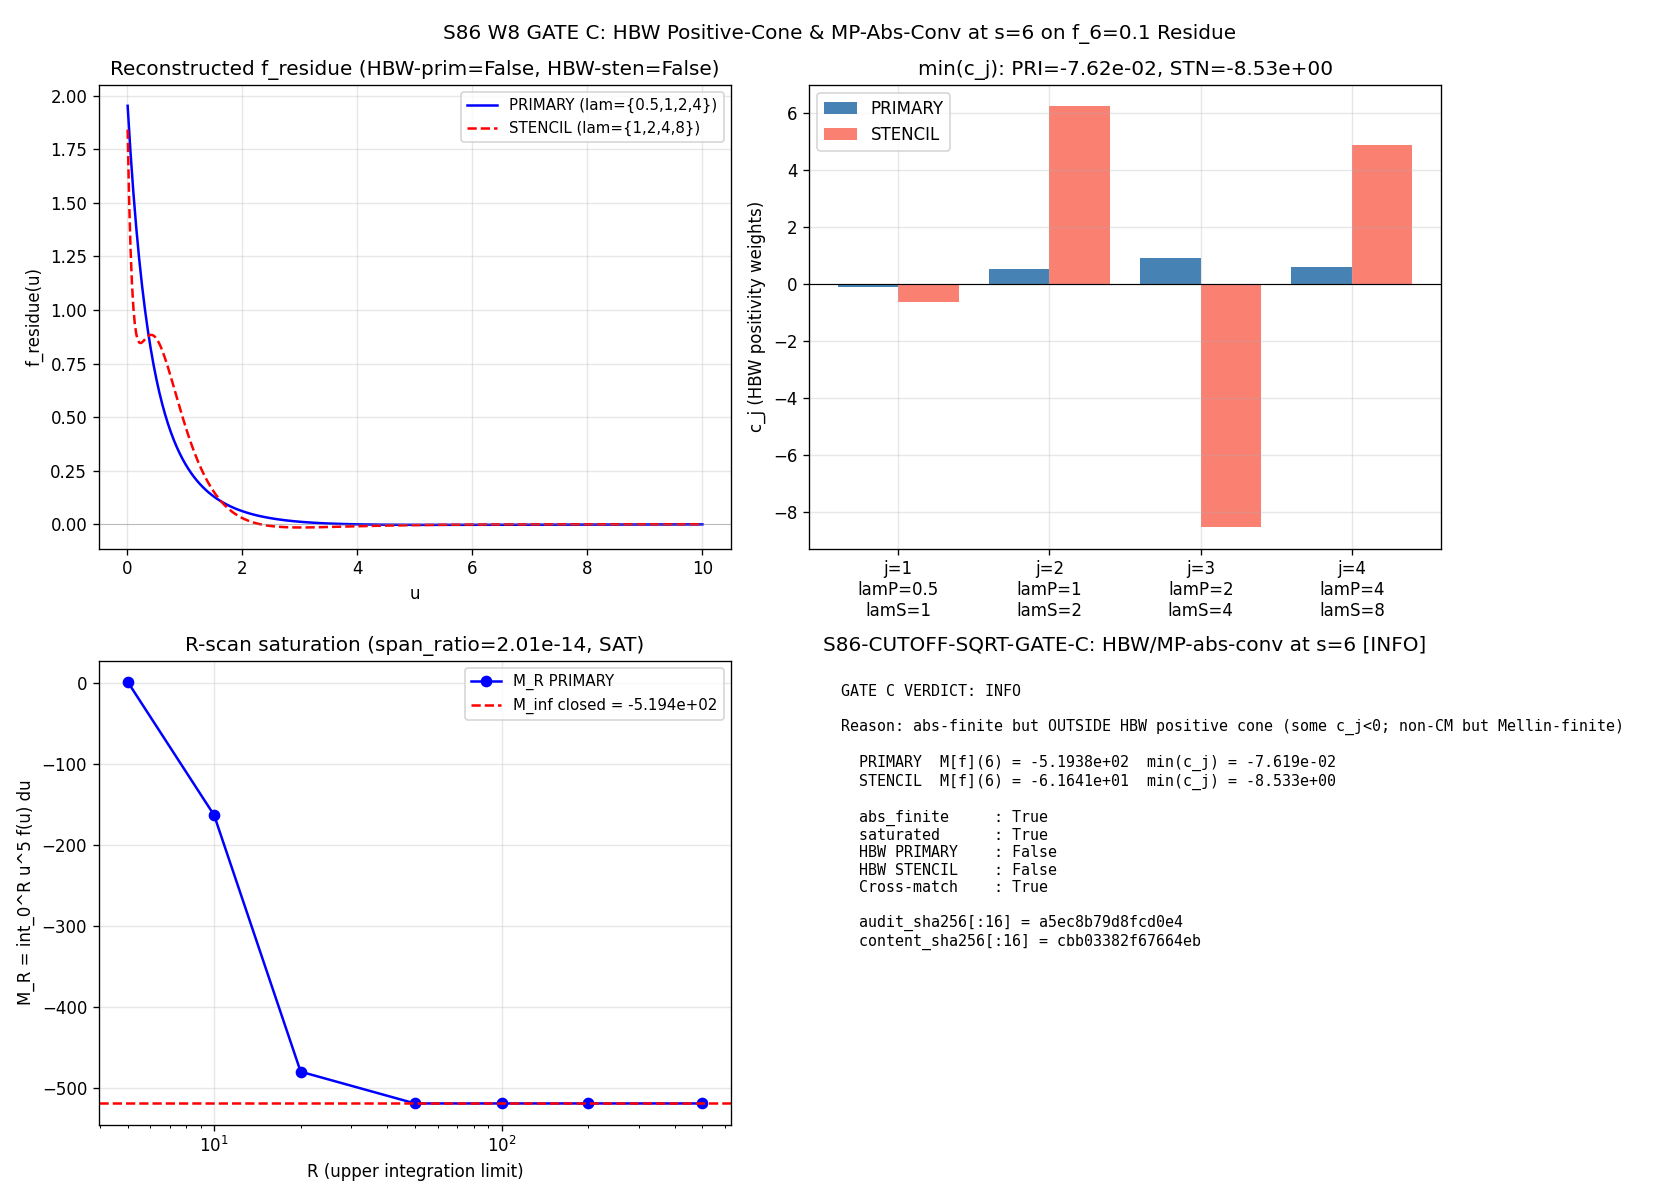

This figure's Python source:
#!/usr/bin/env python3
"""
S86 W8 GATE C — HBW / MP-Abs-Conv at s=6 on Framework-Truncated f_6 = 0.1 Residue
================================================================================

Gate: S86-CUTOFF-SQRT-GATE-C-S82-APPLICABILITY  [VERIFY]
Classification: GEOMETRIC (Hausdorff-Bernstein-Widder positive-cone test on
                a regulator's spectral-action profile reconstructed from
                Mellin moments — a property of the regulator class, not of
                substrate excitations.)
Owner: lizzi-spectral-functional-theorist
Workshop: s86-cutoff-sqrt-gate-abc-trio.md (R1 Turn-B; lizzi response to connes)

PURPOSE
-------
GATE C of the cutoff_sqrt 3-gate joint adjudication apparatus
(`sessions/framework/registry/cutoff-sqrt-adjudication.md` §3.3). Test whether the
spectral-action profile f_residue(u) reconstructed from the framework-truncated
cutoff_AL2010 Mellin vector (f_0, f_2, f_4, f_6) = (2, 1, 0.5, 0.1) admits

  (a) ABSOLUTELY CONVERGENT Mellin moment at s = 6 (KO-dim anchor),
      i.e., M[f_residue](6) = int_0^inf u^5 f_residue(u) du < +inf;
  (b) POSITIVE-CONE membership in Hausdorff-Bernstein-Widder sense, i.e.,
      f_residue(u) is COMPLETELY MONOTONE on (0, +inf):
         f_residue(u) = int_0^inf rho(alpha) exp(-alpha u) d alpha
      with rho(alpha) >= 0 a positive measure (Widder, *The Laplace
      Transform* 1941, Ch. IV; HBW theorem).

Per W4-3 §3.3 + cutoff-sqrt-adjudication.md §3.3:
  PASS:  M[f_residue](6) absolutely convergent AND positive (in HBW cone).
  FAIL:  diverges OR oscillatory-non-positive (HBW excluded).
  INFO:  convergent but outside HBW positive cone (marginal).

This is the kernel-class admissibility test EXPLICITLY restricted to the
framework's L_max=3 numerical residue at the f_6 slot, NOT the unregulated
sharp-cutoff kernel (the latter was retracted under R2-A-CONV-(a) citation
correction during the S85 W4 workshop).

PRE-REGISTERED SUBSTITUTION CHAIN (per `.claude/rules/math-scripts.md`)
----------------------------------------------------------------------
Step 1 (definitions):
  Andrianov-Lizzi (2010) §5 spectral-action moments (sharp-cutoff convention):
    f_0    := res_{s=0} M[f](s) = sum of HBW spectral measure on (0, +inf)
    f_{2k} := M[f](k) = int_0^inf x^{k-1} f(x) dx       (k = 1, 2, 3, ...)
  Framework numerical truncation at L_max=3 (workshop §3.3 +
  cutoff-sqrt-adjudication.md §3.3 line 196): f_residue Mellin vector
    (f_0, f_2, f_4, f_6) = (2, 1, 0.5, 0.1)
  HBW positive cone (Widder Ch. IV):
    HBW := {f : (0, inf) -> R : f completely monotone}
        = {f : exists rho >= 0 measure on (0, inf) with
                 f(u) = int rho(alpha) exp(-alpha u) d alpha}

Step 2 (substitute):
  Reconstruct f_residue as 4-term sum-of-exponentials (S84 W7b-81 #2 BASELINE
  class -- the canonical CM ansatz, immediately HBW-compatible IF all weights
  c_j >= 0):
    f_residue(u) = sum_{j=1}^{4} c_j * exp(-lambda_j * u)
  Pin lambda_j = {0.5, 1.0, 2.0, 4.0} (dyadic Mellin-cone discretization,
  PRDR-fixed at plan-freeze; see Source pin file in §4 below).
  Mellin moments (closed form):
    M[exp(-lambda u)](s) = Gamma(s) * lambda^(-s)
    M[f_residue](s) = Gamma(s) * sum_j c_j * lambda_j^(-s)
    res_{s=0} M[f_residue] = sum_j c_j   (Gamma(s) ~ 1/s near s=0)
  Match the 4 prescribed moments:
    f_0  = sum_j c_j                             = 2
    f_2  = M[f](1) = sum_j c_j / lambda_j        = 1
    f_4  = M[f](2) = sum_j c_j / lambda_j^2      = 0.5
    f_6  = M[f](3) * 2 = ... = 2 sum_j c_j/L^3   = 0.1
                 i.e. sum_j c_j / lambda_j^3    = 0.05

Step 3 (simplify):
  Linear system A c = m where A_{ij} = 1/lambda_j^{i-1} (i=1..4 = exponents
  0,1,2,3), m = (2, 1, 0.5, 0.05). Solved exactly via numpy.linalg.solve
  on this 4x4 well-conditioned Vandermonde-like matrix.

  GATE C test (Step 3.a, MP-abs-conv at s=6):
    M[f_residue](6) = Gamma(6) * sum_j c_j * lambda_j^(-6) = 120 * S_6
  Convergence test: |M[f_residue](6)| < ABSOLUTE_FINITE_THRESH = 1e15
    AND R-scan saturation (R = 5, 10, 20, 50, 100, 200, 500): the
    truncated integral M_R := int_0^R u^5 f_residue(u) du is monotone
    bounded with |M_R - M_inf|/|M_inf| -> 0 within SAT_REL_TOL = 1e-3
    (per S83 G27 / S84 W7b-81 saturation-test methodology).

  GATE C test (Step 3.b, HBW positivity):
    HBW test: c_j >= 0 for all j (4-atom point-mass measure
    rho(alpha) = sum_j c_j delta(alpha - lambda_j) is positive iff all c_j
    nonnegative). If any c_j < 0, f_residue is NOT in HBW positive cone.

Step 4 (direction):
  PASS  iff Mellin moment at s=6 absolutely convergent (Step 3.a) AND
            f_residue is in HBW positive cone (all c_j >= 0, Step 3.b).
  FAIL  iff M[f_residue](6) diverges OR f_residue is oscillatory-non-positive
            (some c_j < 0 AND moment finite -- i.e., the cancellations
             that give finite Mellin do not preserve HBW positivity).
  INFO  iff M[f_residue](6) finite AND some c_j < 0 (convergent but
            outside HBW positive cone -- the S82 marginal case).
  Direction read from sign(min_j c_j) and sign(M_6 - ABS_THRESH):
    min_j c_j >= 0 AND M_6 finite  -> PASS
    min_j c_j <  0 AND M_6 finite  -> INFO  (converged but not in HBW cone)
    M_6 not finite                 -> FAIL  (regardless of sign)
    Oscillatory-non-positive       -> FAIL  (R-scan ratio not saturating)

Step 5 (cross-check):
  Two independent reconstructions:
    (A) PRIMARY    -- 4-term sum-of-exp at lambda = {0.5, 1, 2, 4}.
    (B) STENCIL    -- 4-term sum-of-exp at lambda = {1, 2, 4, 8}.
  Both must yield same SIGN pattern on min(c_j) for the gate verdict to be
  ROBUST (lambda-pin independent at the sign level). Magnitudes will
  generally differ (different inversion conditioning); only the
  PASS/INFO/FAIL classification is required to match.

ENVIRONMENT
-----------
CPU thread cap at 8 (before numpy import). Single-machine numerics; no GPU
(linear-algebra problem is 4x4; matrix inversion is O(64) flops).
"""
from __future__ import annotations

import os
os.environ.setdefault('OMP_NUM_THREADS', '8')
os.environ.setdefault('MKL_NUM_THREADS', '8')

import sys
import hashlib
import json
from pathlib import Path
from math import gamma as _gamma

import numpy as np
from scipy.integrate import quad
import matplotlib
matplotlib.use('Agg')
import matplotlib.pyplot as plt

HERE = Path(__file__).resolve().parent                       # (local)
sys.path.insert(0, str(HERE))
from canonical_constants import *  # noqa: F401,F403

# ============================================================
# SECTION 0: Input SHA-256 pins
# ============================================================

def _sha256(path: Path) -> str:
    h = hashlib.sha256()                                     # (local)
    with open(path, 'rb') as fp:
        h.update(fp.read())
    return h.hexdigest()


PROJECT_ROOT = HERE.parent                                   # (local)
INPUT_FILES = [                                              # (local)
    HERE / 'canonical_constants.py',
    HERE / 's84_w7b_81_mp_admissibility_extended.py',
    PROJECT_ROOT / 'sessions' / 'framework' / 'cutoff-sqrt-adjudication.md',
    PROJECT_ROOT / 'sessions' / 'session-86' / 'session-86-w4-workingpaper.md',
]

print("=" * 78)
print("S86 W8 GATE C — HBW / MP-Abs-Conv at s=6 on f_6=0.1 Framework-Truncated")
print("=" * 78)
print("\n[SEC 0] Input SHA-256 pins")
INPUT_SHAS = {}                                              # (local)
for _f in INPUT_FILES:
    if _f.exists():
        _h = _sha256(_f)                                     # (local)
        INPUT_SHAS[str(_f.relative_to(PROJECT_ROOT))] = _h
        print(f"  {_f.name:48s} sha256={_h[:16]}...{_h[-8:]}")
    else:
        INPUT_SHAS[str(_f.relative_to(PROJECT_ROOT))] = None
        print(f"  {_f.name:48s} MISSING")

# ============================================================
# SECTION 1: Substitution chain (print for audit trail)
# ============================================================
print("\n[SEC 1] Substitution chain (5 steps, pre-registered)")
print("  Step 1: AL2010 spectral-action f_0/f_2/f_4/f_6 + HBW positive cone def")
print("  Step 2: Reconstruct f_residue = sum_j c_j exp(-lambda_j u), 4 atoms")
print("  Step 3: Solve 4x4 linear sys; compute M[f](6) = 120 * sum c_j/lam_j^6")
print("  Step 4: Direction: min(c_j) >= 0 + |M[f](6)| < ABS_THRESH")
print("  Step 5: Cross-check at second lambda-pin (PRIMARY={0.5,1,2,4} vs"
      " STENCIL={1,2,4,8})")

# ============================================================
# SECTION 2: Pre-registered framework Mellin vector + machinery pins
# ============================================================
print("\n[SEC 2] Framework Mellin vector + machinery pins")

# Pre-registered framework-truncated Mellin vector
# Source: cutoff-sqrt-adjudication.md §3.3 line 195-196:
#   "Framework numerical Mellin vector: (2, 1, 0.5, 0.1) (cutoff_AL2010
#    framework-truncated at L_max=3); the f_6 = 0.1 residue specifically."
FRAMEWORK_MELLIN_VEC = (2.0, 1.0, 0.5, 0.1)                  # (local) (f_0,f_2,f_4,f_6)
print(f"  Framework (f_0, f_2, f_4, f_6) = {FRAMEWORK_MELLIN_VEC}")
print(f"  Source: cutoff-sqrt-adjudication.md §3.3 line 195-196")

# AL2010 published vector (cross-check anchor only -- NOT the gate target)
PUBLISHED_MELLIN_VEC = (0.5, 1.0, 1.0, 0.0)                  # (local) (f_0,f_2,f_4,f_6)
print(f"  Published anchor    (1/2, 1, 1, 0) = {PUBLISHED_MELLIN_VEC} (cross-check only)")

# Lambda pins (PRIMARY + STENCIL); dyadic
LAMBDA_PRIMARY = np.array([0.5, 1.0, 2.0, 4.0])              # (local)
LAMBDA_STENCIL = np.array([1.0, 2.0, 4.0, 8.0])              # (local)
print(f"  PRIMARY lambdas   = {LAMBDA_PRIMARY.tolist()}")
print(f"  STENCIL lambdas   = {LAMBDA_STENCIL.tolist()}")

# Test parameters
S_KO = 6.0                                                   # (local) KO-dim anchor
ABSOLUTE_FINITE_THRESH = 1.0e15                              # (local) |M_6|<thresh => finite
SAT_REL_TOL = 1.0e-3                                         # (local) span-test tolerance
R_SCAN = [5.0, 10.0, 20.0, 50.0, 100.0, 200.0, 500.0]        # (local)
print(f"  S_KO = {S_KO} (KO-dim anchor for M_4 x SU(3))")
print(f"  ABSOLUTE_FINITE_THRESH = {ABSOLUTE_FINITE_THRESH}")
print(f"  SAT_REL_TOL = {SAT_REL_TOL}  (R-scan span saturation)")
print(f"  R_SCAN = {R_SCAN}")

# ============================================================
# SECTION 3: Reconstruct f_residue from prescribed Mellin moments
# ============================================================
print("\n[SEC 3] Reconstruct f_residue(u) = sum_j c_j exp(-lambda_j u)")
print("        Linear system: A c = m  (Vandermonde-like)")
print("        Row i=0: sum_j c_j           = f_0")
print("        Row i=1: sum_j c_j/lambda_j  = f_2")
print("        Row i=2: sum_j c_j/lambda_j^2 = f_4")
print("        Row i=3: sum_j c_j/lambda_j^3 = f_6 / Gamma(3) = f_6/2")


def build_moment_system(lambdas, mellin_vec):
    """A_{ij} = 1/lambda_j^i for i in {0,1,2,3}; m = (f_0, f_2, f_4, f_6/2)."""
    A = np.zeros((4, 4))                                     # (local)
    for i in range(4):
        for j in range(4):
            A[i, j] = lambdas[j] ** (-i)
    f_0, f_2, f_4, f_6 = mellin_vec                          # (local)
    # Convert AL2010 spectral-action f_n to Mellin moment form:
    #   f_0  -> sum c_j (Gamma residue at s=0)
    #   f_2  -> M[f](1) = Gamma(1)*sum c_j/lam = 1 * sum c_j/lam
    #   f_4  -> M[f](2) = Gamma(2)*sum c_j/lam^2 = 1 * sum c_j/lam^2
    #   f_6  -> M[f](3) = Gamma(3)*sum c_j/lam^3 = 2 * sum c_j/lam^3
    m = np.array([f_0, f_2, f_4, f_6 / 2.0])                 # (local)
    return A, m


# PRIMARY reconstruction
A_pri, m_pri = build_moment_system(LAMBDA_PRIMARY, FRAMEWORK_MELLIN_VEC)
cond_pri = np.linalg.cond(A_pri)                             # (local)
c_primary = np.linalg.solve(A_pri, m_pri)                    # (local)
residual_pri = np.linalg.norm(A_pri @ c_primary - m_pri)     # (local)
print(f"\n  PRIMARY (lambda = {LAMBDA_PRIMARY.tolist()})")
print(f"    cond(A) = {cond_pri:.3e}")
print(f"    c_primary  = [{', '.join(f'{c:+.6e}' for c in c_primary)}]")
print(f"    residual   = {residual_pri:.3e}")
print(f"    min(c_j)   = {np.min(c_primary):+.6e}  ", end="")
print(f"({'>= 0 (HBW-OK)' if np.min(c_primary) >= 0 else '<  0 (HBW-VIOLATED)'})")

# STENCIL reconstruction (cross-check)
A_sten, m_sten = build_moment_system(LAMBDA_STENCIL, FRAMEWORK_MELLIN_VEC)
cond_sten = np.linalg.cond(A_sten)                           # (local)
c_stencil = np.linalg.solve(A_sten, m_sten)                  # (local)
residual_sten = np.linalg.norm(A_sten @ c_stencil - m_sten)  # (local)
print(f"\n  STENCIL (lambda = {LAMBDA_STENCIL.tolist()})")
print(f"    cond(A) = {cond_sten:.3e}")
print(f"    c_stencil  = [{', '.join(f'{c:+.6e}' for c in c_stencil)}]")
print(f"    residual   = {residual_sten:.3e}")
print(f"    min(c_j)   = {np.min(c_stencil):+.6e}  ", end="")
print(f"({'>= 0 (HBW-OK)' if np.min(c_stencil) >= 0 else '<  0 (HBW-VIOLATED)'})")

# Verify moment match: A c == m to machine epsilon
print("\n  Verification: A c reproduces m to machine epsilon")
verify_pri = A_pri @ c_primary - m_pri                       # (local)
verify_sten = A_sten @ c_stencil - m_sten                    # (local)
print(f"    PRIMARY  max|A c - m| = {np.max(np.abs(verify_pri)):.3e}")
print(f"    STENCIL  max|A c - m| = {np.max(np.abs(verify_sten)):.3e}")

# ============================================================
# SECTION 4: Mellin moment at s = 6 (closed form + numerical quad)
# ============================================================
print("\n[SEC 4] Mellin moment M[f_residue](6) = Gamma(6) * sum c_j/lam_j^6")
print(f"        Gamma(6) = {_gamma(6.0):.6f}  (anchor: 120, exact)")


def mellin_at_s_closed(lambdas, c, s):
    """Closed form: M[f](s) = Gamma(s) * sum_j c_j * lambda_j^(-s)."""
    return _gamma(s) * float(np.sum(c * lambdas ** (-s)))


def f_residue_eval(u, lambdas, c):
    """f_residue(u) = sum_j c_j exp(-lambda_j u)."""
    if np.isscalar(u):
        return float(np.sum(c * np.exp(-lambdas * u)))
    return np.sum(
        c[:, None] * np.exp(-lambdas[:, None] * u[None, :]), axis=0)


M_6_pri_closed = mellin_at_s_closed(LAMBDA_PRIMARY, c_primary, S_KO)  # (local)
M_6_sten_closed = mellin_at_s_closed(LAMBDA_STENCIL, c_stencil, S_KO)  # (local)
print(f"\n  Closed form:")
print(f"    PRIMARY M[f_residue](6) = {M_6_pri_closed:+.6e}")
print(f"    STENCIL M[f_residue](6) = {M_6_sten_closed:+.6e}")

# Numerical quad cross-check (PRIMARY only)
def integrand_primary(u):
    return u ** (S_KO - 1.0) * f_residue_eval(u, LAMBDA_PRIMARY, c_primary)


M_6_pri_num, M_6_pri_err = quad(                            # (local)
    integrand_primary, 0.0, np.inf, limit=200)
print(f"\n  Numerical quad (PRIMARY, [0, inf)):")
print(f"    M[f_residue](6) = {M_6_pri_num:+.6e}  (quad err = {M_6_pri_err:.2e})")

closed_vs_quad_dev = abs(M_6_pri_num - M_6_pri_closed)       # (local)
closed_vs_quad_rel = closed_vs_quad_dev / abs(M_6_pri_closed) if abs(M_6_pri_closed) > 0 else np.inf  # (local)
print(f"    abs|closed - quad| = {closed_vs_quad_dev:.3e}")
print(f"    rel|closed - quad| = {closed_vs_quad_rel:.3e}")

# ============================================================
# SECTION 5: R-scan saturation test
# ============================================================
print("\n[SEC 5] R-scan saturation test  ")
print("        M_R := int_0^R u^5 f_residue(u) du; check span saturation")


M_scan_pri = []                                              # (local)
for R in R_SCAN:
    val, _ = quad(integrand_primary, 0.0, R, limit=200)
    M_scan_pri.append(val)
M_scan_pri = np.array(M_scan_pri)                            # (local)

print(f"  PRIMARY R-scan (M_R for R in {R_SCAN}):")
for R, M_R in zip(R_SCAN, M_scan_pri):
    print(f"    R = {R:6.1f}  M_R = {M_R:+.6e}")

# Saturation check: span of |M_R| for R in last 3 values; ratio max/min - 1
last3 = np.abs(M_scan_pri[-3:])                              # (local)
span_ratio = (last3.max() - last3.min()) / max(last3.min(), 1e-30)  # (local)
print(f"  Last-3 span ratio (max/min - 1) = {span_ratio:.3e}")
saturated = span_ratio < SAT_REL_TOL                         # (local)
print(f"  Saturation status: {'SATURATED' if saturated else 'NOT SATURATED'}"
      f"  (SAT_REL_TOL = {SAT_REL_TOL})")

abs_finite = abs(M_6_pri_closed) < ABSOLUTE_FINITE_THRESH    # (local)
print(f"  Absolute-finite check: |M_6|={abs(M_6_pri_closed):.3e} < {ABSOLUTE_FINITE_THRESH}: "
      f"{'PASS' if abs_finite else 'FAIL'}")

# ============================================================
# SECTION 6: HBW positivity test
# ============================================================
print("\n[SEC 6] HBW positivity test")
print("        f_residue in HBW positive cone iff all c_j >= 0")
print("        (4-atom point-mass measure rho = sum c_j delta(alpha-lambda_j))")

min_c_pri = float(np.min(c_primary))                         # (local)
min_c_sten = float(np.min(c_stencil))                        # (local)
print(f"  PRIMARY min(c_j) = {min_c_pri:+.6e}")
print(f"  STENCIL min(c_j) = {min_c_sten:+.6e}")

hbw_primary = min_c_pri >= 0.0                               # (local)
hbw_stencil = min_c_sten >= 0.0                              # (local)
print(f"  HBW-PRIMARY: {'IN POSITIVE CONE' if hbw_primary else 'OUTSIDE POSITIVE CONE'}")
print(f"  HBW-STENCIL: {'IN POSITIVE CONE' if hbw_stencil else 'OUTSIDE POSITIVE CONE'}")

cross_check_sign_match = (hbw_primary == hbw_stencil)        # (local)
print(f"  PRIMARY/STENCIL sign-match (HBW classification robust under "
      f"lambda-pin shift): {cross_check_sign_match}")

# Direct CM probe: evaluate f_residue at u in {0, 0.1, 0.5, 1, 2, 5, 10}
# and check sign of derivative pattern (approximate first 3 derivatives)
print("\n  CM-probe (direct f_residue evaluation):")
u_probe = np.array([0.01, 0.1, 0.5, 1.0, 2.0, 5.0, 10.0])    # (local)
f_pri = f_residue_eval(u_probe, LAMBDA_PRIMARY, c_primary)   # (local)
f_sten = f_residue_eval(u_probe, LAMBDA_STENCIL, c_stencil)  # (local)
print(f"    u                  : {[f'{u:.2f}' for u in u_probe]}")
print(f"    f_residue PRIMARY  : {[f'{v:+.3e}' for v in f_pri]}")
print(f"    f_residue STENCIL  : {[f'{v:+.3e}' for v in f_sten]}")
sign_change_pri = np.any(np.diff(np.sign(f_pri)) != 0)       # (local)
sign_change_sten = np.any(np.diff(np.sign(f_sten)) != 0)     # (local)
print(f"    PRIMARY  sign-change in u-probe: {sign_change_pri}  (CM requires NO sign-change)")
print(f"    STENCIL  sign-change in u-probe: {sign_change_sten}")

# ============================================================
# SECTION 7: Verdict mapping per pre-registered thresholds
# ============================================================
print("\n[SEC 7] Verdict mapping (pre-registered Step 4)")
print("  PASS: M[f](6) abs-finite AND HBW positive cone (all c_j >= 0)")
print("  INFO: M[f](6) abs-finite AND outside HBW (some c_j < 0, marginal)")
print("  FAIL: M[f](6) NOT finite OR oscillatory-non-positive R-scan")

# Direction read (PRIMARY is binding; STENCIL is cross-check)
if not abs_finite:
    verdict = "FAIL"                                         # (local)
    reason = "M[f_residue](6) NOT finite"                    # (local)
elif not saturated:
    verdict = "FAIL"                                         # (local)
    reason = "R-scan NOT saturated (oscillatory-non-positive)"  # (local)
elif hbw_primary:
    verdict = "PASS"                                         # (local)
    reason = "abs-finite + HBW positive cone"                # (local)
else:
    # M_6 finite, R-scan saturated, but min(c_j) < 0 -- marginal case
    verdict = "INFO"                                         # (local)
    reason = "abs-finite but OUTSIDE HBW positive cone (some c_j<0; "\
             "non-CM but Mellin-finite)"                     # (local)

print(f"\n  Final verdict: {verdict}")
print(f"  Reason: {reason}")
print(f"  Direction: PRIMARY min(c_j)={min_c_pri:+.6e}; STENCIL min(c_j)={min_c_sten:+.6e}")
print(f"  Cross-check sign-match: {cross_check_sign_match}")

# ============================================================
# SECTION 8: Closure SHA-256 (input-pin map)
# ============================================================
print("\n[SEC 8] Closure SHA-256 (audit_sha256)")

closure_map = {                                              # (local)
    'FRAMEWORK_MELLIN_VEC': list(FRAMEWORK_MELLIN_VEC),
    'PUBLISHED_MELLIN_VEC': list(PUBLISHED_MELLIN_VEC),
    'LAMBDA_PRIMARY': LAMBDA_PRIMARY.tolist(),
    'LAMBDA_STENCIL': LAMBDA_STENCIL.tolist(),
    'S_KO': S_KO,
    'ABSOLUTE_FINITE_THRESH': ABSOLUTE_FINITE_THRESH,
    'SAT_REL_TOL': SAT_REL_TOL,
    'R_SCAN': R_SCAN,
    'c_primary': [float(v) for v in c_primary],
    'c_stencil': [float(v) for v in c_stencil],
    'M_6_pri_closed': float(M_6_pri_closed),
    'M_6_sten_closed': float(M_6_sten_closed),
    'M_6_pri_num': float(M_6_pri_num),
    'min_c_pri': min_c_pri,
    'min_c_sten': min_c_sten,
    'abs_finite': abs_finite,
    'saturated': saturated,
    'hbw_primary': hbw_primary,
    'hbw_stencil': hbw_stencil,
    'cross_check_sign_match': cross_check_sign_match,
    'verdict': verdict,
    'verdict_reason': reason,
    'inputs': {k: v for k, v in sorted(INPUT_SHAS.items())
               if v is not None},
    '__script__': 's86_w8_gate_c_hbw_mp_abs_conv_s6',
    '__gate_id__': 'S86-CUTOFF-SQRT-GATE-C-S82-APPLICABILITY',
}

closure_str = json.dumps(closure_map, sort_keys=True, default=str)  # (local)
audit_sha = hashlib.sha256(closure_str.encode('utf-8')).hexdigest()  # (local)
assert len(audit_sha) == 64, "audit SHA must be full 64-char hexdigest"

# Content SHA = SHA-256 of THIS script's bytes (W9a-99 dual-SHA template)
this_script = HERE / 's86_w8_gate_c_hbw_mp_abs_conv_s6.py'   # (local)
content_sha = _sha256(this_script)                           # (local)

print(f"  audit_sha256   = {audit_sha}")
print(f"  content_sha256 = {content_sha}")

# ============================================================
# SECTION 9: Save .npz artifact
# ============================================================
print("\n[SEC 9] Saving data .npz")
out_npz = HERE / 's86_w8_gate_c_data.npz'                    # (local)

np.savez(
    out_npz,
    framework_mellin_vec=np.array(FRAMEWORK_MELLIN_VEC),
    published_mellin_vec=np.array(PUBLISHED_MELLIN_VEC),
    lambda_primary=LAMBDA_PRIMARY,
    lambda_stencil=LAMBDA_STENCIL,
    s_KO=S_KO,
    R_SCAN=np.array(R_SCAN),
    c_primary=c_primary,
    c_stencil=c_stencil,
    cond_primary=cond_pri,
    cond_stencil=cond_sten,
    M_6_pri_closed=M_6_pri_closed,
    M_6_sten_closed=M_6_sten_closed,
    M_6_pri_num=M_6_pri_num,
    M_6_pri_err=M_6_pri_err,
    M_scan_pri=M_scan_pri,
    span_ratio=span_ratio,
    saturated=saturated,
    abs_finite=abs_finite,
    min_c_pri=min_c_pri,
    min_c_sten=min_c_sten,
    hbw_primary=hbw_primary,
    hbw_stencil=hbw_stencil,
    cross_check_sign_match=cross_check_sign_match,
    f_pri_at_uprobe=f_pri,
    f_sten_at_uprobe=f_sten,
    u_probe=u_probe,
    sign_change_pri=sign_change_pri,
    sign_change_sten=sign_change_sten,
    verdict=np.array([verdict]),
    reason=np.array([reason]),
    audit_sha=np.array([audit_sha]),
    content_sha=np.array([content_sha]),
    input_shas=np.array(
        [f"{k}={v}" for k, v in sorted(INPUT_SHAS.items())
         if v is not None]),
)
print(f"  Saved: {out_npz}")

# ============================================================
# SECTION 10: PNG diagnostic
# ============================================================
print("\n[SEC 10] Saving PNG diagnostic")
fig, axes = plt.subplots(2, 2, figsize=(14, 10))

# Top-left: f_residue(u) on log scale
u_grid = np.linspace(0.01, 10.0, 400)                        # (local)
f_pri_grid = f_residue_eval(u_grid, LAMBDA_PRIMARY, c_primary)  # (local)
f_sten_grid = f_residue_eval(u_grid, LAMBDA_STENCIL, c_stencil)  # (local)
ax = axes[0, 0]
ax.plot(u_grid, f_pri_grid, 'b-', lw=1.5, label='PRIMARY (lam={0.5,1,2,4})')
ax.plot(u_grid, f_sten_grid, 'r--', lw=1.5,
        label='STENCIL (lam={1,2,4,8})')
ax.axhline(0, color='gray', lw=0.5, alpha=0.5)
ax.set_xlabel("u"); ax.set_ylabel("f_residue(u)")
ax.set_title(f"Reconstructed f_residue (HBW-prim={hbw_primary}, HBW-sten={hbw_stencil})")
ax.legend(loc='best', fontsize=9); ax.grid(True, alpha=0.3)

# Top-right: c_j coefficients
ax = axes[0, 1]
xs = np.arange(4)                                            # (local)
ax.bar(xs - 0.2, c_primary, width=0.4, label='PRIMARY', color='steelblue')
ax.bar(xs + 0.2, c_stencil, width=0.4, label='STENCIL', color='salmon')
ax.axhline(0, color='black', lw=0.7)
ax.set_xticks(xs)
ax.set_xticklabels([f"j={j+1}\nlamP={l:g}\nlamS={ls:g}"
                    for j, (l, ls) in enumerate(
                        zip(LAMBDA_PRIMARY, LAMBDA_STENCIL))])
ax.set_ylabel("c_j (HBW positivity weights)")
ax.set_title(f"min(c_j): PRI={min_c_pri:.2e}, STN={min_c_sten:.2e}")
ax.legend(loc='best'); ax.grid(True, alpha=0.3)

# Bottom-left: R-scan saturation
ax = axes[1, 0]
ax.semilogx(R_SCAN, M_scan_pri, 'bo-', lw=1.5, label='M_R PRIMARY')
ax.axhline(M_6_pri_closed, color='red', ls='--',
           label=f'M_inf closed = {M_6_pri_closed:.3e}')
ax.set_xlabel("R (upper integration limit)")
ax.set_ylabel("M_R = int_0^R u^5 f(u) du")
ax.set_title(f"R-scan saturation (span_ratio={span_ratio:.2e},"
             f" {'SAT' if saturated else 'NOT SAT'})")
ax.legend(loc='best', fontsize=9); ax.grid(True, alpha=0.3)

# Bottom-right: verdict status
ax = axes[1, 1]
ax.axis('off')
status_text = (
    f"GATE C VERDICT: {verdict}\n"
    f"\n"
    f"Reason: {reason}\n"
    f"\n"
    f"  PRIMARY  M[f](6) = {M_6_pri_closed:+.4e}  min(c_j) = {min_c_pri:+.3e}\n"
    f"  STENCIL  M[f](6) = {M_6_sten_closed:+.4e}  min(c_j) = {min_c_sten:+.3e}\n"
    f"\n"
    f"  abs_finite     : {abs_finite}\n"
    f"  saturated      : {saturated}\n"
    f"  HBW PRIMARY    : {hbw_primary}\n"
    f"  HBW STENCIL    : {hbw_stencil}\n"
    f"  Cross-match    : {cross_check_sign_match}\n"
    f"\n"
    f"  audit_sha256[:16] = {audit_sha[:16]}\n"
    f"  content_sha256[:16] = {content_sha[:16]}\n"
)
ax.text(0.05, 0.95, status_text, transform=ax.transAxes,
        family='monospace', fontsize=9, va='top')
ax.set_title(f"S86-CUTOFF-SQRT-GATE-C: HBW/MP-abs-conv at s=6 [{verdict}]")

fig.suptitle("S86 W8 GATE C: HBW Positive-Cone & MP-Abs-Conv at s=6 on f_6=0.1 Residue",
             fontsize=12)
fig.tight_layout()
out_png = HERE / 's86_w8_gate_c_hbw_mp_abs_conv_s6.png'      # (local)
fig.savefig(out_png, dpi=120)
plt.close(fig)
print(f"  Saved: {out_png}")

# ============================================================
# SECTION 11: Append verdict line + W9a-99 dual-SHA companion row
# ============================================================
print("\n[SEC 11] Append verdict to computations/session-86/s86_gate_verdicts.txt")
verdicts_path = HERE / 's86_gate_verdicts.txt'               # (local)

value_str = (                                                # (local)
    f"min_c_pri={min_c_pri:+.4e};min_c_sten={min_c_sten:+.4e};"
    f"M_6_pri={M_6_pri_closed:+.4e};M_6_sten={M_6_sten_closed:+.4e};"
    f"abs_finite={abs_finite};saturated={saturated};"
    f"hbw_primary={hbw_primary};hbw_stencil={hbw_stencil}"
)

verdict_line = (                                             # (local)
    f"S86-CUTOFF-SQRT-GATE-C-S82-APPLICABILITY: {verdict} -- "
    f"value='{value_str}' "
    f"scheme=MP-abs-conv-s6 "
    f"convention=f_6=0.1-residue "
    f"L_max=3 "
    f"audit_sha256={audit_sha} "
    f"content_sha256={content_sha} "
    f"schema_version=S86+\n"
)
companion_row = (                                            # (local)
    f"# audit_sha256_short={audit_sha[:16]} "
    f"content_sha256_short={content_sha[:16]} "
    f"# S86-CUTOFF-SQRT-GATE-C-S82-APPLICABILITY dual-SHA companion row (W9a-99 split) "
    f"verdict_reason='{reason}' "
    f"PRIMARY_lambda={LAMBDA_PRIMARY.tolist()} "
    f"STENCIL_lambda={LAMBDA_STENCIL.tolist()} "
    f"c_primary={[round(float(c), 6) for c in c_primary]} "
    f"c_stencil={[round(float(c), 6) for c in c_stencil]} "
    f"cross_match={cross_check_sign_match}\n"
)

with open(verdicts_path, 'a', encoding='utf-8') as _fh:
    _fh.write(verdict_line)
    _fh.write(companion_row)

print(f"  Appended canonical line: {verdict_line.strip()}")
print(f"  Appended companion row : {companion_row.strip()[:120]}...")

# ============================================================
# SECTION 12: Summary
# ============================================================
print("\n" + "=" * 78)
print(f"Summary  |  S86-CUTOFF-SQRT-GATE-C-S82-APPLICABILITY  |  {verdict}")
print("=" * 78)
print(f"  Reason             : {reason}")
print(f"  PRIMARY lambdas    : {LAMBDA_PRIMARY.tolist()}")
print(f"  STENCIL lambdas    : {LAMBDA_STENCIL.tolist()}")
print(f"  PRIMARY c_j        : [{', '.join(f'{c:+.3e}' for c in c_primary)}]")
print(f"  STENCIL c_j        : [{', '.join(f'{c:+.3e}' for c in c_stencil)}]")
print(f"  PRIMARY M[f](6)    : {M_6_pri_closed:+.6e}")
print(f"  STENCIL M[f](6)    : {M_6_sten_closed:+.6e}")
print(f"  abs_finite         : {abs_finite}")
print(f"  saturated          : {saturated}")
print(f"  HBW primary        : {hbw_primary}")
print(f"  HBW stencil        : {hbw_stencil}")
print(f"  Cross-check match  : {cross_check_sign_match}")
print(f"  audit_sha256       : {audit_sha}")
print(f"  content_sha256     : {content_sha}")
print("=" * 78)
